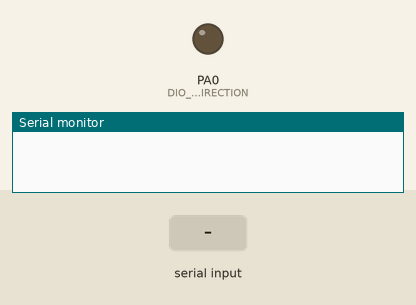
Simulated run of this program. Board: ATmega32, built with avr-gcc and emulated at 8 MHz. Shown: output pins drawn as LEDs (lit = HIGH), the last lines printed to the serial monitor. The inputs (shaded band) are chosen by the test bench.

Above: at 1.2 s.
1.3 s: "a" received over Serial
At 2.5 s:
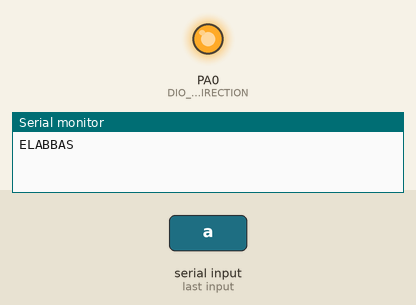
2.8 s: "b" received over Serial
At 3.4 s:
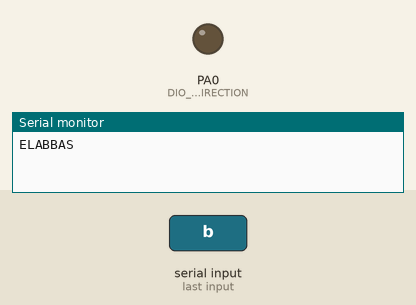
Timing chart, 0 to 5.8 s (numbered marks = the images above; inputs shaded):
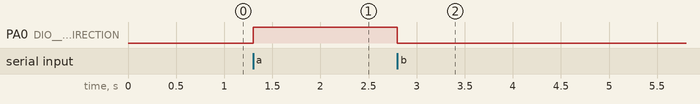

The program:

main.c
```c
/*
 * main.c
 *
 *  Created on: ??þ/??þ/????
 *      Author: user
 */
#include"Std_Types.h"
#include"Bit_Math.h"
#define F_CPU  8000000UL
#include"util/delay.h"
#include "DIO_interface.h"
#include "UART_interface.h"


int main()
{
_uint8 Local_Uint8Data;
DIO_VoidInit();
UART_VoidInit();
while(TRUE){
UART_CheckStatusRxData(&Local_Uint8Data);
	if(Local_Uint8Data == 'a')
   {
      DIO__CheckStatusSetPinValue(DIO__UINT8_PORTA,DIO__UINT8_PIN0,DIO__UINT8_HIGH);
      UART_CheckStatusTxStringSynchWithBlocking("ELABBAS");
   }
   else if (Local_Uint8Data == 'b')
   {
	   DIO__CheckStatusSetPinValue(DIO__UINT8_PORTA,DIO__UINT8_PIN0,DIO__UINT8_LOW);
   }
}
	return 0;
}
```

UART_interface.h
```c
/********************************************************/
/*************** Name     :ELabbas salah ****************/
/*************** Date     :  09/10/2020  ****************/
/*************** SWC      :   UART       ****************/
/*************** Version  :    V1.0      ****************/
/********************************************************/


#ifndef UART_INTERFACE_H_
#define UART_INTERFACE_H_

Void UART_VoidInit(Void);

Void UART_VoidTxData(_uint8 Copy_Uint8TxData);

CheckStatus UART_CheckStatusRxData(_uint8 *Copy_Uint8RxData);

CheckStatus UART_CheckStatusTxStringSynchWithBlocking(_uint8 * Copy_Uint8TxString);

CheckStatus UART_CheckStatusRxStringSynchWithBlocking(_uint8 * Copy_Uint8RxString);

Void UART_VoidTxStringAsynch(Void (*Copy_PF_Notification)(Void));

Void UART_VoidRxStringAsynch(Void (*Copy_PF_Notification)(Void));


#endif
```

UART_programe.c
```c
/********************************************************/
/*************** Name     :ELabbas salah ****************/
/*************** Date     :  09/10/2020  ****************/
/*************** SWC      :   UART       ****************/
/*************** Version  :    V1.0      ****************/
/********************************************************/


/* LIB LAYER */
#include "Std_Types.h"
#include "Bit_Math.h"

/* MCAL LAYER*/
#include"UART_interface.h"
#include"UART_private.h"
#include"UART_config.h"


Void UART_VoidInit(Void)
{
        _uint8 Local_uint8UCSRCValue=0x80;
        /* Buadrate = 9600*/
        _uint16 Local_uint16UBRRVALUE = 51;
        UART_UBRRL_UINT8__REG = (_uint8)Local_uint16UBRRVALUE;
        UART_UBRRH_UINT8__REG = (_uint8)(Local_uint16UBRRVALUE>>8);

        /*Enable TX/RX*/
        SET_BIT(UART_UCSRB_UINT8__REG,3);
        SET_BIT(UART_UCSRB_UINT8__REG,4);
        /*Character size is 8 bits*/
        CLEAR_BIT(UART_UCSRB_UINT8__REG,2);
        SET_BIT(Local_uint8UCSRCValue,2);
        SET_BIT(Local_uint8UCSRCValue,1);
        /*Asynchrounce mode */
        CLEAR_BIT(Local_uint8UCSRCValue,6);
        /*Disable oparity bit */
        CLEAR_BIT(Local_uint8UCSRCValue,5);
        CLEAR_BIT(Local_uint8UCSRCValue,4);
        /*two stop bit */
        SET_BIT(Local_uint8UCSRCValue,3);
        /*Update UCSRC*/
        UART_UCSRC_UINT8__REG = Local_uint8UCSRCValue;

}

Void UART_VoidTxData(_uint8 Copy_Uint8TxData)
{
        /*check if tx buffer empty*/
        while (!GET_BIT(UART_UCSRA_UINT8__REG,5))
        {
                /* code */
        }
        UART_UDR_UINT8__REG = Copy_Uint8TxData;

}
CheckStatus UART_CheckStatusRxData(_uint8 *Copy_Uint8RxData)
{
        CheckStatus Local_CheckStatusErrorCheck = CHECK_SUCCESS;
        if(Copy_Uint8RxData != NULL)
        {
                /* check the recive flag */
                while (!GET_BIT(UART_UCSRA_UINT8__REG,7))
                {
                        /* code */
                }
                *Copy_Uint8RxData = UART_UDR_UINT8__REG;


        }
        else
        {
                Local_CheckStatusErrorCheck = CHECK_FAIL;
        }
  return Local_CheckStatusErrorCheck;
}


CheckStatus UART_CheckStatusTxStringSynchWithBlocking(_uint8 * Copy_Uint8TxString)
{
        CheckStatus Local_CheckStatusReturnValue = CHECK_FAIL;
        _uint8 Local_Uint8Counter = 0 ;

        while (Copy_Uint8TxString[Local_Uint8Counter] != '\0')
        {
                UART_VoidTxData(Copy_Uint8TxString[Local_Uint8Counter]);
                Local_Uint8Counter++;
                Local_CheckStatusReturnValue = CHECK_SUCCESS;
        }
        return Local_CheckStatusReturnValue;

}

CheckStatus UART_CheckStatusRxStringSynchWithBlocking(_uint8 * Copy_Uint8RxString)
{
        CheckStatus Local_CheckStatusReturnValue = CHECK_FAIL;
        _uint8      Local_Uint8Counter=0;
        while (Copy_Uint8RxString[Local_Uint8Counter] != '\0')
        {
                UART_CheckStatusRxData(Copy_Uint8RxString[Local_Uint8Counter]);
                Local_Uint8Counter++;
                Local_CheckStatusReturnValue = CHECK_SUCCESS;
        }
        return Local_CheckStatusReturnValue;

}

Void UART_VoidTxStringAsynch(Void (*Copy_PF_Notification)(Void))
{


}

Void UART_VoidRxStringAsynch(Void (*Copy_PF_Notification)(Void))
{

}
```

UART_config.h
```c
/********************************************************/
/*************** Name     :ELabbas salah ****************/
/*************** Date     :  09/10/2020  ****************/
/*************** SWC      :   UART       ****************/
/*************** Version  :    V1.0      ****************/
/********************************************************/

#ifndef UART_PRIVATE_H_
#define UART_PRIVATE_H_
#endif
```

Bit_Math.h
```c
/********************************************************/
/*************** Name     :ELabbas salah ****************/
/*************** Date     : 23/05/2020   ****************/
/*************** SWC      :   LibBITMATH ****************/
/*************** Version  :    V1.0      ****************/
/********************************************************/

#ifndef __Bit_Math__
#define __Bit_Math__
//BIT OPERATION
#define SET_BIT(Reg, BitNum) (Reg |= (1 << BitNum))
#define CLEAR_BIT(Reg, BitNum) (Reg &= ~(1 << BitNum))
#define TOGGLE_BIT(Reg, BitNum) (Reg ^= (1 << BitNum))
#define GET_BIT(Reg, BitNum) ((Reg >> BitNum) & 1)
//#define GET_BIT_1(Reg, BitNum) (!!(Reg & (1 << BitNum)))

#endif
```

DIO_config.h
```c
/********************************************************/
/*************** Name     :ELabbas salah ****************/
/*************** Date     :  23/05/2020  ****************/
/*************** SWC      :    DIO       ****************/
/*************** Version  :    V1.0      ****************/
/********************************************************/
#ifndef DIO_CONFIG_H
#define DIO_CONFIG_H

/* Options : 1- DIO__UINT8_INITIAL_INPUT
	     2- DIO__UINT8_INITIAL_OUTPUT
*/

#define DIO__UINT8_PA0_INITIAL_DIRECTION              DIO__UINT8_INITIAL_OUTPUT
#define DIO__UINT8_PA1_INITIAL_DIRECTION              DIO__UINT8_INITIAL_INPUT
#define DIO__UINT8_PA2_INITIAL_DIRECTION              DIO__UINT8_INITIAL_INPUT
#define DIO__UINT8_PA3_INITIAL_DIRECTION              DIO__UINT8_INITIAL_INPUT
#define DIO__UINT8_PA4_INITIAL_DIRECTION              DIO__UINT8_INITIAL_INPUT
#define DIO__UINT8_PA5_INITIAL_DIRECTION              DIO__UINT8_INITIAL_INPUT
#define DIO__UINT8_PA6_INITIAL_DIRECTION              DIO__UINT8_INITIAL_INPUT
#define DIO__UINT8_PA7_INITIAL_DIRECTION              DIO__UINT8_INITIAL_INPUT

#define DIO__UINT8_PB0_INITIAL_DIRECTION              DIO__UINT8_INITIAL_INPUT
#define DIO__UINT8_PB1_INITIAL_DIRECTION              DIO__UINT8_INITIAL_INPUT
#define DIO__UINT8_PB2_INITIAL_DIRECTION              DIO__UINT8_INITIAL_INPUT
#define DIO__UINT8_PB3_INITIAL_DIRECTION              DIO__UINT8_INITIAL_INPUT
#define DIO__UINT8_PB4_INITIAL_DIRECTION              DIO__UINT8_INITIAL_INPUT
#define DIO__UINT8_PB5_INITIAL_DIRECTION              DIO__UINT8_INITIAL_INPUT
#define DIO__UINT8_PB6_INITIAL_DIRECTION              DIO__UINT8_INITIAL_INPUT
#define DIO__UINT8_PB7_INITIAL_DIRECTION              DIO__UINT8_INITIAL_INPUT

#define DIO__UINT8_PC0_INITIAL_DIRECTION              DIO__UINT8_INITIAL_INPUT
#define DIO__UINT8_PC1_INITIAL_DIRECTION              DIO__UINT8_INITIAL_INPUT
#define DIO__UINT8_PC2_INITIAL_DIRECTION              DIO__UINT8_INITIAL_INPUT
#define DIO__UINT8_PC3_INITIAL_DIRECTION              DIO__UINT8_INITIAL_INPUT
#define DIO__UINT8_PC4_INITIAL_DIRECTION              DIO__UINT8_INITIAL_INPUT
#define DIO__UINT8_PC5_INITIAL_DIRECTION              DIO__UINT8_INITIAL_INPUT
#define DIO__UINT8_PC6_INITIAL_DIRECTION              DIO__UINT8_INITIAL_INPUT
#define DIO__UINT8_PC7_INITIAL_DIRECTION              DIO__UINT8_INITIAL_INPUT

#define DIO__UINT8_PD0_INITIAL_DIRECTION              DIO__UINT8_INITIAL_INPUT
#define DIO__UINT8_PD1_INITIAL_DIRECTION              DIO__UINT8_INITIAL_OUTPUT
#define DIO__UINT8_PD2_INITIAL_DIRECTION              DIO__UINT8_INITIAL_INPUT
#define DIO__UINT8_PD3_INITIAL_DIRECTION              DIO__UINT8_INITIAL_INPUT
#define DIO__UINT8_PD4_INITIAL_DIRECTION              DIO__UINT8_INITIAL_INPUT
#define DIO__UINT8_PD5_INITIAL_DIRECTION              DIO__UINT8_INITIAL_INPUT
#define DIO__UINT8_PD6_INITIAL_DIRECTION              DIO__UINT8_INITIAL_INPUT
#define DIO__UINT8_PD7_INITIAL_DIRECTION              DIO__UINT8_INITIAL_INPUT
/*
OPTIONS :
	  1-DIO__UINT8_INPUT_FLOATING
	  2-DIO__UINT8_INPUT_PULLUP
	  3-DIO__UINT8_OUTPUT_LOW
	  4-DIO__UINT8_OUTPUT_HIGH
*/

#define DIO__UINT8_PA0_INITIAL_VALUE              DIO__UINT8_OUTPUT_LOW
#define DIO__UINT8_PA1_INITIAL_VALUE              DIO__UINT8_INPUT_FLOATING
#define DIO__UINT8_PA2_INITIAL_VALUE              DIO__UINT8_INPUT_FLOATING
#define DIO__UINT8_PA3_INITIAL_VALUE              DIO__UINT8_INPUT_FLOATING
#define DIO__UINT8_PA4_INITIAL_VALUE              DIO__UINT8_INPUT_FLOATING
#define DIO__UINT8_PA5_INITIAL_VALUE              DIO__UINT8_INPUT_FLOATING
#define DIO__UINT8_PA6_INITIAL_VALUE              DIO__UINT8_INPUT_FLOATING
#define DIO__UINT8_PA7_INITIAL_VALUE              DIO__UINT8_INPUT_FLOATING

#define DIO__UINT8_PB0_INITIAL_VALUE              DIO__UINT8_INPUT_FLOATING
#define DIO__UINT8_PB1_INITIAL_VALUE              DIO__UINT8_INPUT_FLOATING
#define DIO__UINT8_PB2_INITIAL_VALUE              DIO__UINT8_INPUT_FLOATING
#define DIO__UINT8_PB3_INITIAL_VALUE              DIO__UINT8_INPUT_FLOATING
#define DIO__UINT8_PB4_INITIAL_VALUE              DIO__UINT8_INPUT_FLOATING
#define DIO__UINT8_PB5_INITIAL_VALUE              DIO__UINT8_INPUT_FLOATING
#define DIO__UINT8_PB6_INITIAL_VALUE              DIO__UINT8_INPUT_FLOATING
#define DIO__UINT8_PB7_INITIAL_VALUE              DIO__UINT8_INPUT_FLOATING

#define DIO__UINT8_PC0_INITIAL_VALUE              DIO__UINT8_INPUT_FLOATING
#define DIO__UINT8_PC1_INITIAL_VALUE              DIO__UINT8_INPUT_FLOATING
#define DIO__UINT8_PC2_INITIAL_VALUE              DIO__UINT8_INPUT_FLOATING
#define DIO__UINT8_PC3_INITIAL_VALUE              DIO__UINT8_INPUT_FLOATING
#define DIO__UINT8_PC4_INITIAL_VALUE              DIO__UINT8_INPUT_FLOATING
#define DIO__UINT8_PC5_INITIAL_VALUE              DIO__UINT8_INPUT_FLOATING
#define DIO__UINT8_PC6_INITIAL_VALUE              DIO__UINT8_INPUT_FLOATING
#define DIO__UINT8_PC7_INITIAL_VALUE              DIO__UINT8_INPUT_FLOATING

#define DIO__UINT8_PD0_INITIAL_VALUE              DIO__UINT8_INPUT_FLOATING
#define DIO__UINT8_PD1_INITIAL_VALUE              DIO__UINT8_OUTPUT_LOW
#define DIO__UINT8_PD2_INITIAL_VALUE              DIO__UINT8_INPUT_FLOATING
#define DIO__UINT8_PD3_INITIAL_VALUE              DIO__UINT8_INPUT_FLOATING
#define DIO__UINT8_PD4_INITIAL_VALUE              DIO__UINT8_INPUT_FLOATING
#define DIO__UINT8_PD5_INITIAL_VALUE              DIO__UINT8_INPUT_FLOATING
#define DIO__UINT8_PD6_INITIAL_VALUE              DIO__UINT8_INPUT_FLOATING
#define DIO__UINT8_PD7_INITIAL_VALUE              DIO__UINT8_INPUT_FLOATING

#endif
```

DIO_interface.h
```c
/********************************************************/
/*************** Name     :ELabbas salah ****************/
/*************** Date     :  23/05/2020  ****************/
/*************** SWC      :    DIO       ****************/
/*************** Version  :    V1.0      ****************/
/********************************************************/
#ifndef DIO_INTERFACE_H
#define DIO_INTERFACE_H

/* Macros For PORT Id */
#define DIO__UINT8_PORTA 0
#define DIO__UINT8_PORTB 1
#define DIO__UINT8_PORTC 2
#define DIO__UINT8_PORTD 3
/*
typedef enum{DIO_UINT8_PORTA,DIO_UINT8_PORTB,DIO_UINT8_PORTC,DIO_UINT8_PORTD}DIO_PORTID;
*/
/* Macros For PIN Id */

#define DIO__UINT8_PIN0 0
#define DIO__UINT8_PIN1 1
#define DIO__UINT8_PIN2 2
#define DIO__UINT8_PIN3 3
#define DIO__UINT8_PIN4 4
#define DIO__UINT8_PIN5 5
#define DIO__UINT8_PIN6 6
#define DIO__UINT8_PIN7 7

/* Macros For PIN Direction */

#define DIO__UINT8_INPUT 0
#define DIO__UINT8_OUTPUT 1

/* Macros For PIN Value  */
#define DIO__UINT8_LOW 0
#define DIO__UINT8_HIGH 1

/* Prototypes of Dio Driver */
Void DIO_VoidInit(Void);

CheckStatus DIO__CheckStatusSetPinDirection(_uint8 Copy__uint8PortId, _uint8 Copy__uin8PinId, _uint8 Copy__uint8PinDirection);

CheckStatus DIO__CheckStatusSetPinValue(_uint8 Copy__uint8PortId, _uint8 Copy__uint8PinId, _uint8 Copy__uint8PinValue);

CheckStatus DIO__CheckStatusGetPinValue(_uint8 Copy__uint8PortId, _uint8 Copy__uint8PinId, _uint8 *Copy_p_uint8ReturnPinValue);

CheckStatus DIO__CheckStatusSetPortDirection(_uint8 Copy__uint8PortId, _uint8 Copy__uint8PortDirection);

CheckStatus DIO__CheckStatusSetPortValue(_uint8 Copy__uint8PortId, _uint8 Copy__uint8PortValue);

CheckStatus DIO__CheckStatusGetPortValue(_uint8 Copy__uint8PortId, _uint8 *Copy_p_uint8ReturnPortValue);

#endif
```

DIO_private.h
```c
/********************************************************/
/*************** Name     :ELabbas salah ****************/
/*************** Date     :  23/05/2020  ****************/
/*************** SWC      :    DIO       ****************/
/*************** Version  :    V1.0      ****************/
/********************************************************/
#ifndef  DIO_PRIVATE_H
#define  DIO_PRIVATE_H


/* Macros For HW Registers*/

#define PORTA__UINT8_REG     *(  (volatile  _uint8* const) 0x3B)
#define DDRA__UINT8_REG      *(  (volatile  _uint8* const) 0x3A)
#define PINA__UINT8_REG      *(  (volatile  _uint8* const) 0x39)

#define PORTB__UINT8_REG     *(  (volatile  _uint8* const) 0x38)
#define DDRB__UINT8_REG      *(  (volatile  _uint8* const) 0x37)
#define PINB__UINT8_REG      *(  (volatile  _uint8* const) 0x36)

#define PORTC__UINT8_REG     *(  (volatile  _uint8* const) 0x35)
#define DDRC__UINT8_REG      *(  (volatile  _uint8* const) 0x34)
#define PINC__UINT8_REG      *(  (volatile  _uint8* const) 0x33)

#define PORTD__UINT8_REG     *(  (volatile  _uint8* const) 0x32)
#define DDRD__UINT8_REG      *(  (volatile  _uint8* const) 0x31)
#define PIND__UINT8_REG      *(  (volatile  _uint8* const) 0x30)


/* Macros For Direction of THe Pins in Config file */
#define DIO__UINT8_INITIAL_INPUT              0
#define DIO__UINT8_INITIAL_OUTPUT             1

/* Macros For Value of THe Pins in Config file */
#define   DIO__UINT8_INPUT_FLOATING       0
#define	  DIO__UINT8_INPUT_PULLUP         1
#define	  DIO__UINT8_OUTPUT_LOW           0
#define   DIO__UINT8_OUTPUT_HIGH          1

/* Macros Contcatenate Function */
#define   CONC(B7,B6,B5,B4,B3,B2,B1,B0)               CONC_HELP(B7,B6,B5,B4,B3,B2,B1,B0)
#define   CONC_HELP(B7,B6,B5,B4,B3,B2,B1,B0)          0b##B7##B6##B5##B4##B3##B2##B1##B0


#endif
```

Std_Types.h
```c
/********************************************************/
/*************** Name     :ELabbas salah ****************/
/*************** Date     :  23/05/2020  ****************/
/*************** SWC      :  LibSTDTYPE  ****************/
/*************** Version  :    V1.0      ****************/
/********************************************************/
#ifndef __Std_Type__
#define __Std_Type__
//boolleen

#define FALSE       0

#define TRUE        1


#define NULL      ((void *)0)

/* Void */

typedef   void    Void;


/* Typedef opertor */

#define  __SIZEOF(DataType)            sizeof(DataType)

/* unsigned Type */
typedef   unsigned char            _uint8;      // 0 ...... 255//
typedef   unsigned short int      _uint16;      // 0 ...... 65536 //
typedef   unsigned long int       _uint32;      // 0 ...... 4294967296 //
typedef   unsigned long long int  _uint64;      // 0 ...... 18446744073709551615 //
typedef   float                  _float32;      //4 Byte
typedef   double                 _float64;      //8 Byte

/* signed Type */
typedef   signed char              _sint8;      // -128 ...... +127 //
typedef   signed short int        _sint16;      // -32768 ...... +32767 //
typedef   signed long int         _sint32;      // -2147483648 ...... +2147483647     //
typedef   signed long long int    _sint64;      // -9223372037709551618 ...... +9223372037709551617 //

/* ERROR STATUS CHECK */

typedef enum{ CHECK_SUCCESS=0,
              CHECK_FAIL=1
            }CheckStatus;


#endif
```

UART_private.h
```c
/********************************************************/
/*************** Name     :ELabbas salah ****************/
/*************** Date     :  09/10/2020  ****************/
/*************** SWC      :   UART       ****************/
/*************** Version  :    V1.0      ****************/
/********************************************************/

#ifndef UART_PRIVATE_H_
#define UART_PRIVATE_H_

#define  UART_UBRRH_UINT8__REG      *((volatile _uint8* const)0x40)
#define  UART_UBRRL_UINT8__REG      *((volatile _uint8* const)0x29)
#define  UART_UCSRC_UINT8__REG      *((volatile _uint8* const)0x40)
#define  UART_UDR_UINT8__REG        *((volatile _uint8* const)0x2C)
#define  UART_UCSRA_UINT8__REG      *((volatile _uint8* const)0x2B)
#define  UART_UCSRB_UINT8__REG      *((volatile _uint8* const)0x2A)


#endif
```

Source omitted: DIO_program.c (18758 bytes)

Measured:
- after the input at 1.3 s, PA0 (DIO__UINT8_PA1_INITIAL_DIRECTION): LOW → HIGH at once
- after the input at 2.8 s, PA0 (DIO__UINT8_PA1_INITIAL_DIRECTION): HIGH → LOW at once
